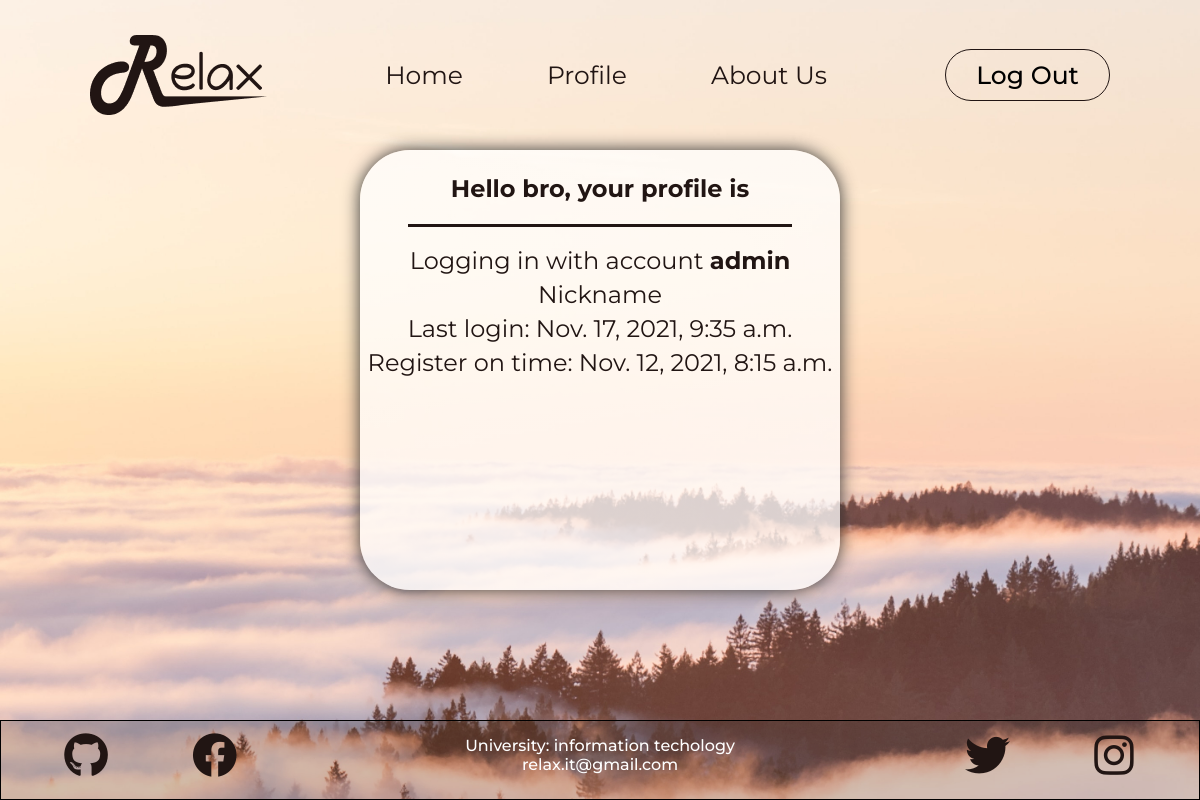
The app's page /profile/ (signed in), older data.
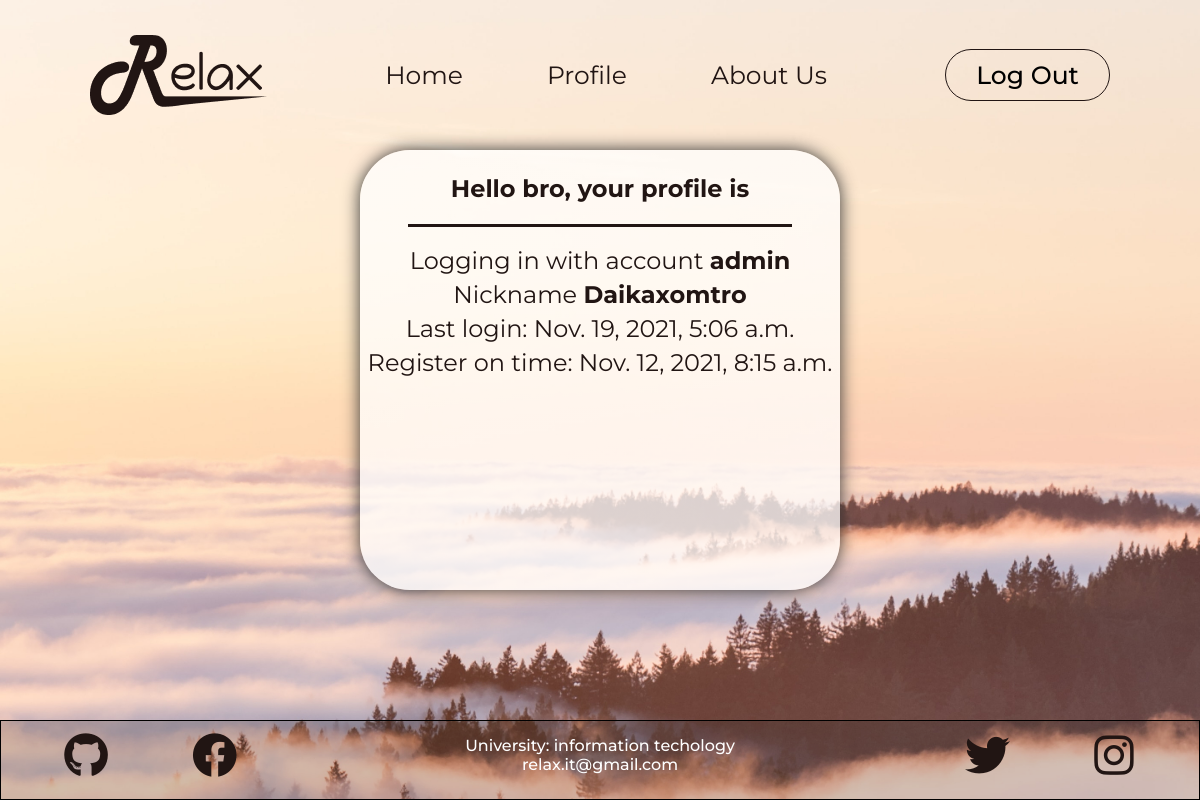
The same page, newer data.
### authencation/models.py (models this page shows, shortened)
class Users(AbstractUser):
    username_validator = UnicodeUsernameValidator()
    username = models.CharField(
        _('username'),
        max_length=40,
        unique=True,
        help_text=_('Required. 40 characters or fewer. Letters, digits and @/./+/-/_ only.'),
        validators=[username_validator],
        error_messages={
            'unique': _("A user with that username already exists."),
        },
    )
    first_name = None
    last_name = None
    password = models.CharField(max_length=100)
    nickname = models.CharField(_('Nickname'), max_length=100, unique=True)
    date_joined = models.DateTimeField(_('date joined'), default=timezone.now)

### relax/views.py (the view)
# urls.py: path('profile/', views.ProfilesClass.as_view(), name='profile'),
class ProfilesClass(View):
    def get(self, request):
        return render(request, "home/profile.html")

### templates/home/profile.html (shortened to what this page needs)
{% extends 'base.html' %}
{% block content %}
<div class="profile-container">
    {% if user.is_authenticated %}
    <div class="profile">
        <p id="title-profiles">Hello bro, your profile is</p>
        <div class="contents-profile">
            <p>Logging in with account <strong>{{ user.username}}</strong></p>
            <p>Nickname  <strong>{{ user.nickname}}</strong></p>
            <p>Last login: {{ user.last_login }}</p>
            <p>Register on time: {{ user.date_joined }}</p>
        </div>
    </div>
    {% endif %}
</div>
{% endblock %}

Row changes from the older to the newer data that the page shows:
changed Users "admin": nickname (not shown) → "Daikaxomtro"; last_login "Nov. 17, 2021, 9:35 a.m." → "Nov. 19, 2021, 5:06 a.m."
